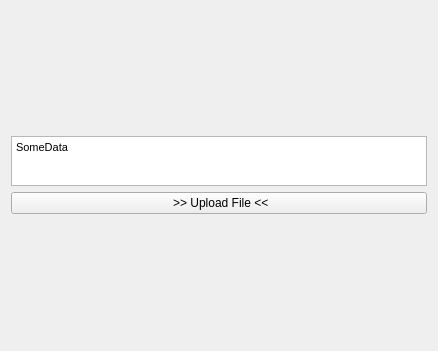
<?xml version="1.0" encoding="UTF-8"?>
<ui version="4.0">
 <class>Form</class>
 <widget class="QWidget" name="Form">
  <property name="geometry">
   <rect>
    <x>0</x>
    <y>0</y>
    <width>438</width>
    <height>351</height>
   </rect>
  </property>
  <property name="windowTitle">
   <string>Form</string>
  </property>
  <layout class="QGridLayout" name="gridLayout_2">
   <item row="0" column="0">
    <layout class="QGridLayout" name="gridLayout">
     <item row="0" column="0">
      <widget class="QTextEdit" name="textEdit">
       <property name="maximumSize">
        <size>
         <width>10000</width>
         <height>50</height>
        </size>
       </property>
       <property name="html">
        <string>&lt;!DOCTYPE HTML PUBLIC &quot;-//W3C//DTD HTML 4.0//EN&quot; &quot;http://www.w3.org/TR/REC-html40/strict.dtd&quot;&gt;
&lt;html&gt;&lt;head&gt;&lt;meta name=&quot;qrichtext&quot; content=&quot;1&quot; /&gt;&lt;style type=&quot;text/css&quot;&gt;
p, li { white-space: pre-wrap; }
&lt;/style&gt;&lt;/head&gt;&lt;body style=&quot; font-family:'MS Shell Dlg 2'; font-size:8.25pt; font-weight:400; font-style:normal;&quot;&gt;
&lt;p style=&quot; margin-top:0px; margin-bottom:0px; margin-left:0px; margin-right:0px; -qt-block-indent:0; text-indent:0px;&quot;&gt;SomeData&lt;/p&gt;&lt;/body&gt;&lt;/html&gt;</string>
       </property>
      </widget>
     </item>
     <item row="1" column="0">
      <widget class="QPushButton" name="FileHost_UploadFileButton">
       <property name="text">
        <string> &gt;&gt; Upload File &lt;&lt;</string>
       </property>
      </widget>
     </item>
    </layout>
   </item>
  </layout>
 </widget>
 <resources/>
 <connections/>
</ui>
